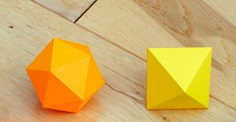
#> input picture images/test072901_2.jpg, 236 x 122 px
$ python harris072902.py
#> lines starting #> are read from the running program, lines starting #| are printed output that depends on the picture; after the words box and inside, x2 and y2 are one past the last pixel; in counts of white or black regions, pixels touching at a corner belong together
import numpy as np
import cv2
from matplotlib import pyplot as plt

img = cv2.imread('./images/test072901_2.jpg')
#> img is the input picture: shape (122, 236, 3); mean B, G, R 98.2, 174.9, 210.1
gray = cv2.cvtColor(img, cv2.COLOR_BGR2GRAY)
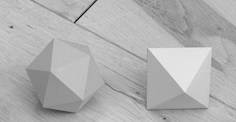
#> gray: shape (122, 236); min 13, max 234, mean 176.7
corners = cv2.goodFeaturesToTrack(gray, 25, 0.01, 10)
#> corners = 25 rows, first 8: [73, 22], [12, 27], [164, 118], [95, 1], [207, 108], [210, 94], [210, 48], [105, 83]

# 返回的结果是 [[ 311., 250.]] 两层括号的数组。
corners = np.int0(corners)

for i in corners:
    x, y = i.ravel()
    cv2.circle(img, (x, y), 3, 255, -1)
#> this loop made 25 passes
#> (x, y) on passes 1 to 12: (73, 22), (12, 27), (164, 118), (95, 1), (207, 108), (210, 94), (210, 48), (105, 83), (43, 106), (149, 48), (136, 92), (147, 108)
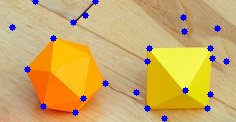
#> img: shape (122, 236, 3); 2.48% of pixels changed, all inside (x1, y1, x2, y2) = (9, 0, 230, 122)

plt.imshow(img), plt.title('Dstination'), plt.axis('off')
plt.show()

$ run again, with images/test072901_3.jpg copied over images/test072901_2.jpg
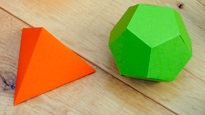
#> input picture images/test072901_3.jpg, 205 x 115 px
#> img is the input picture: shape (115, 205, 3); mean B, G, R 88.7, 158.8, 169.1
#> `gray = cv2.cvtColor(img, cv2.COLOR_BGR2GRAY)`:
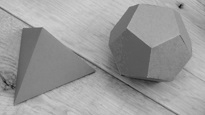
#> gray: shape (115, 205); min 17, max 210, mean 153.9
#> corners = 25 rows, first 8: [179, 6], [12, 85], [138, 5], [127, 27], [147, 76], [42, 28], [15, 74], [29, 26]
#> the loop `for i in corners:` made 25 passes
#> after the loop `for i in corners:`:
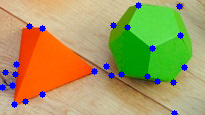
#> img: shape (115, 205, 3); 3.05% of pixels changed, all inside (x1, y1, x2, y2) = (0, 2, 188, 115)
